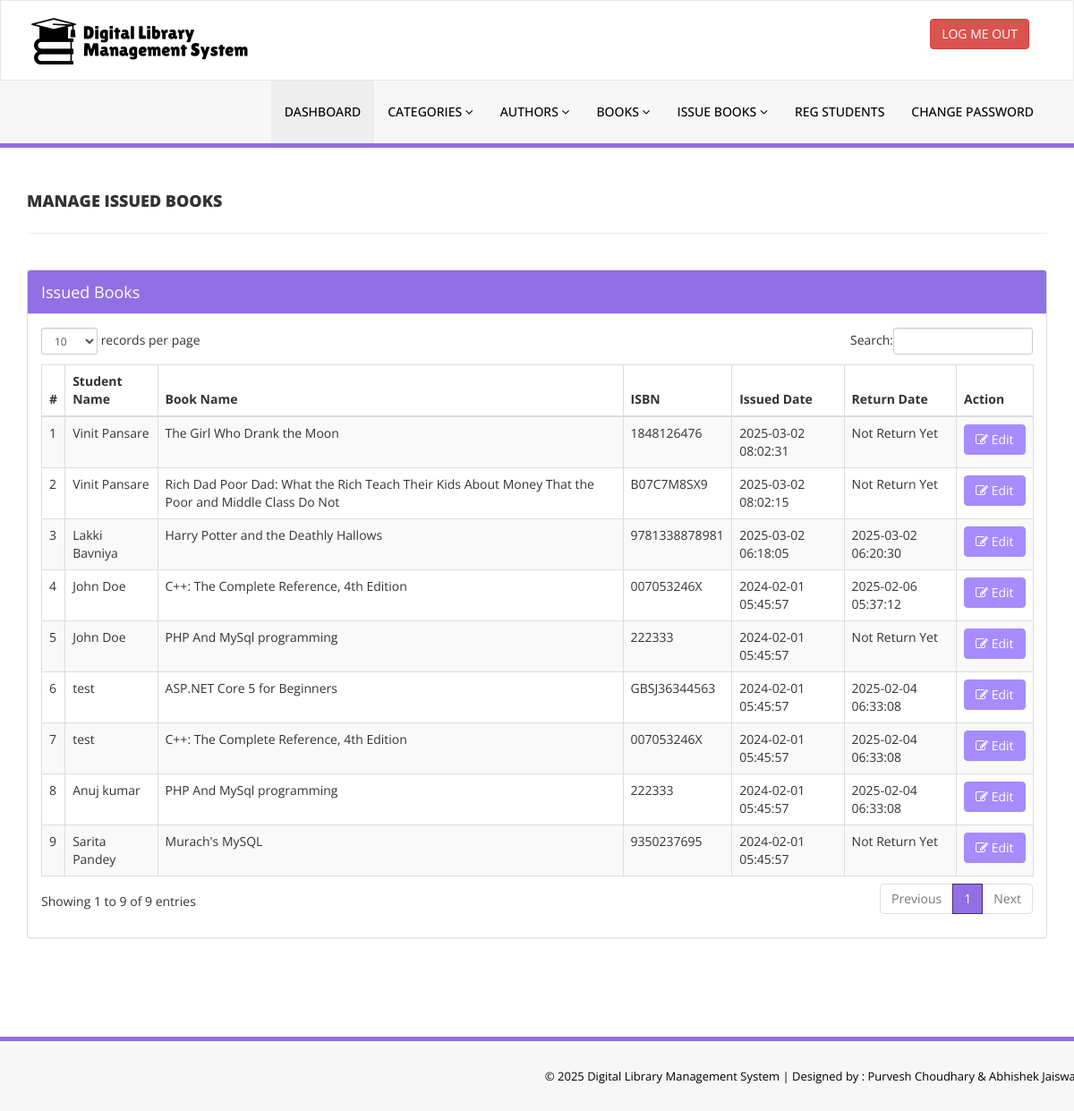
Screenshot of /admin/manage-issued-books.php (signed in) with the database file from the repository.
### tables this page shows
CREATE TABLE `tblissuedbookdetails` (
  `id` int(11) NOT NULL,
  `BookId` int(11) DEFAULT NULL,
  `StudentID` varchar(150) DEFAULT NULL,
  `IssuesDate` timestamp NULL DEFAULT current_timestamp(),
  `ReturnDate` timestamp NULL DEFAULT NULL ON UPDATE current_timestamp(),
  `ReturnStatus` int(1) DEFAULT NULL,
  `fine` int(11) DEFAULT NULL
);

CREATE TABLE `tblstudents` (
  `id` int(11) NOT NULL,
  `StudentId` varchar(100) DEFAULT NULL,
  `FullName` varchar(120) DEFAULT NULL,
  `EmailId` varchar(120) DEFAULT NULL,
  `ProfilePic` varchar(255) DEFAULT NULL,
  `MobileNumber` char(13) DEFAULT NULL,
  `Password` varchar(120) DEFAULT NULL,
  `Status` int(1) DEFAULT NULL,
  `RegDate` timestamp NULL DEFAULT current_timestamp(),
  `UpdationDate` timestamp NULL DEFAULT NULL ON UPDATE current_timestamp()
);

CREATE TABLE `tblbooks` (
  `id` int(11) NOT NULL,
  `BookName` varchar(255) DEFAULT NULL,
  `CatId` int(11) DEFAULT NULL,
  `AuthorId` int(11) DEFAULT NULL,
  `ISBNNumber` varchar(25) DEFAULT NULL,
  `BookPrice` decimal(10,2) DEFAULT NULL,
  `bookImage` varchar(250) NOT NULL,
  `isIssued` int(1) DEFAULT NULL,
  `RegDate` timestamp NULL DEFAULT current_timestamp(),
  `UpdationDate` timestamp NULL DEFAULT NULL ON UPDATE current_timestamp()
);

### admin/manage-issued-books.php (the view, shortened to what this page needs)
<?php
include('includes/config.php');
if(strlen($_SESSION['alogin'])==0)
    {
header('location:index.php');
}
else{
    ?>
<!DOCTYPE html>
<html xmlns="http://www.w3.org/1999/xhtml">
<head>
    <link href="assets/css/bootstrap.css" rel="stylesheet" />
    <link href="assets/css/font-awesome.css" rel="stylesheet" />
    <link href="assets/js/dataTables/dataTables.bootstrap.css" rel="stylesheet" />
    <link href="assets/css/style.css" rel="stylesheet" />
</head>
<body>
<?php include('includes/header.php');?>
    <div class="content-wrapper">
         <div class="container">
        <div class="row pad-botm">
            <div class="col-md-12">
                <h4 class="header-line">Manage Issued Books</h4>
    </div>
     <div class="row">
</div>
        </div>
            <div class="row">
                <div class="col-md-12">
                    <div class="panel panel-default">
                        <div class="panel-heading">
                          Issued Books
                        </div>
                        <div class="panel-body">
                            <div class="table-responsive">
                                <table class="table table-striped table-bordered table-hover" id="dataTables-example">
                                    <thead>
                                        <tr>
                                            <th>#</th>
                                            <th>Student Name</th>
                                            <th>Book Name</th>
                                            <th>ISBN </th>
                                            <th>Issued Date</th>
                                            <th>Return Date</th>
                                            <th>Action</th>
                                        </tr>
                                    </thead>
                                    <tbody>
<?php $sql = "SELECT tblstudents.FullName,tblbooks.BookName,tblbooks.ISBNNumber,tblissuedbookdetails.IssuesDate,tblissuedbookdetails.ReturnDate,tblissuedbookdetails.id as rid from  tblissuedbookdetails join tblstudents on tblstudents.StudentId=tblissuedbookdetails.StudentId join tblbooks on tblbooks.id=tblissuedbookdetails.BookId order by tblissuedbookdetails.id desc";
$query = $dbh -> prepare($sql);
$query->execute();
$results=$query->fetchAll(PDO::FETCH_OBJ);
$cnt=1;
if($query->rowCount() > 0)
{
foreach($results as $result)
{               ?>
                                        <tr class="odd gradeX">
                                            <td class="center"><?php echo htmlentities($cnt);?></td>
                                            <td class="center"><?php echo htmlentities($result->FullName);?></td>
                                            <td class="center"><?php echo htmlentities($result->BookName);?></td>
                                            <td class="center"><?php echo htmlentities($result->ISBNNumber);?></td>
                                            <td class="center"><?php echo htmlentities($result->IssuesDate);?></td>
                                            <td class="center"><?php if($result->ReturnDate=="")
                                            {
                                                echo htmlentities("Not Return Yet");
                                            } else {
                                            echo htmlentities($result->ReturnDate);
}
                                            ?></td>
                                            <td class="center">
                                            <a href="update-issue-bookdeails.php?rid=<?php echo htmlentities($result->rid);?>"><button class="btn btn-primary"><i class="fa fa-edit "></i> Edit</button>
                                            </td>
                                        </tr>
 <?php $cnt=$cnt+1;}} ?>
                                    </tbody>
                                </table>
                            </div>
                        </div>
                    </div>
                </div>
            </div>
    </div>
    </div>
  <?php include('includes/footer.php');?>
</body>
</html>
<?php } ?>

### admin/assets/css/style.css (style rules this page uses)
.content-wrapper { margin-top: 40px; min-height:800px; padding-bottom:90px; }
.header-line { font-weight:900; padding-bottom:25px; border-bottom:1px solid #eeeeee; text-transform:uppercase; }
.pad-botm { padding-bottom:30px; }

### rows the page displays
tblissuedbookdetails: tblstudents.FullName "Vinit Pansare", BookId.BookName "The Girl Who Drank the Moon", BookId.ISBNNumber "1848126476", IssuesDate "2025-03-02 08:02:31"
tblissuedbookdetails: tblstudents.FullName "Vinit Pansare", BookId.BookName "Rich Dad Poor Dad: What the Rich Teach Their Kids About Money That the Poor and Middle Class Do Not", BookId.ISBNNumber "B07C7M8SX9", IssuesDate "2025-03-02 08:02:15"
tblissuedbookdetails: tblstudents.FullName "Lakki Bavniya", BookId.BookName "Harry Potter and the Deathly Hallows", BookId.ISBNNumber "9781338878981", IssuesDate "2025-03-02 06:18:05", ReturnDate "2025-03-02 06:20:30"
tblissuedbookdetails: tblstudents.FullName "John Doe", BookId.BookName "C++: The Complete Reference, 4th Edition", BookId.ISBNNumber "007053246X", IssuesDate "2024-02-01 05:45:57", ReturnDate "2025-02-06 05:37:12"
tblissuedbookdetails: tblstudents.FullName "John Doe", BookId.BookName "PHP And MySql programming", BookId.ISBNNumber "222333", IssuesDate "2024-02-01 05:45:57"
tblissuedbookdetails: tblstudents.FullName "test", BookId.BookName "ASP.NET Core 5 for Beginners", BookId.ISBNNumber "GBSJ36344563", IssuesDate "2024-02-01 05:45:57", ReturnDate "2025-02-04 06:33:08"
tblissuedbookdetails: tblstudents.FullName "test", BookId.BookName "C++: The Complete Reference, 4th Edition", BookId.ISBNNumber "007053246X", IssuesDate "2024-02-01 05:45:57", ReturnDate "2025-02-04 06:33:08"
tblissuedbookdetails: tblstudents.FullName "Anuj kumar", BookId.BookName "PHP And MySql programming", BookId.ISBNNumber "222333", IssuesDate "2024-02-01 05:45:57", ReturnDate "2025-02-04 06:33:08"
tblissuedbookdetails: tblstudents.FullName "Sarita Pandey", BookId.BookName "Murach's MySQL", BookId.ISBNNumber "9350237695", IssuesDate "2024-02-01 05:45:57"
